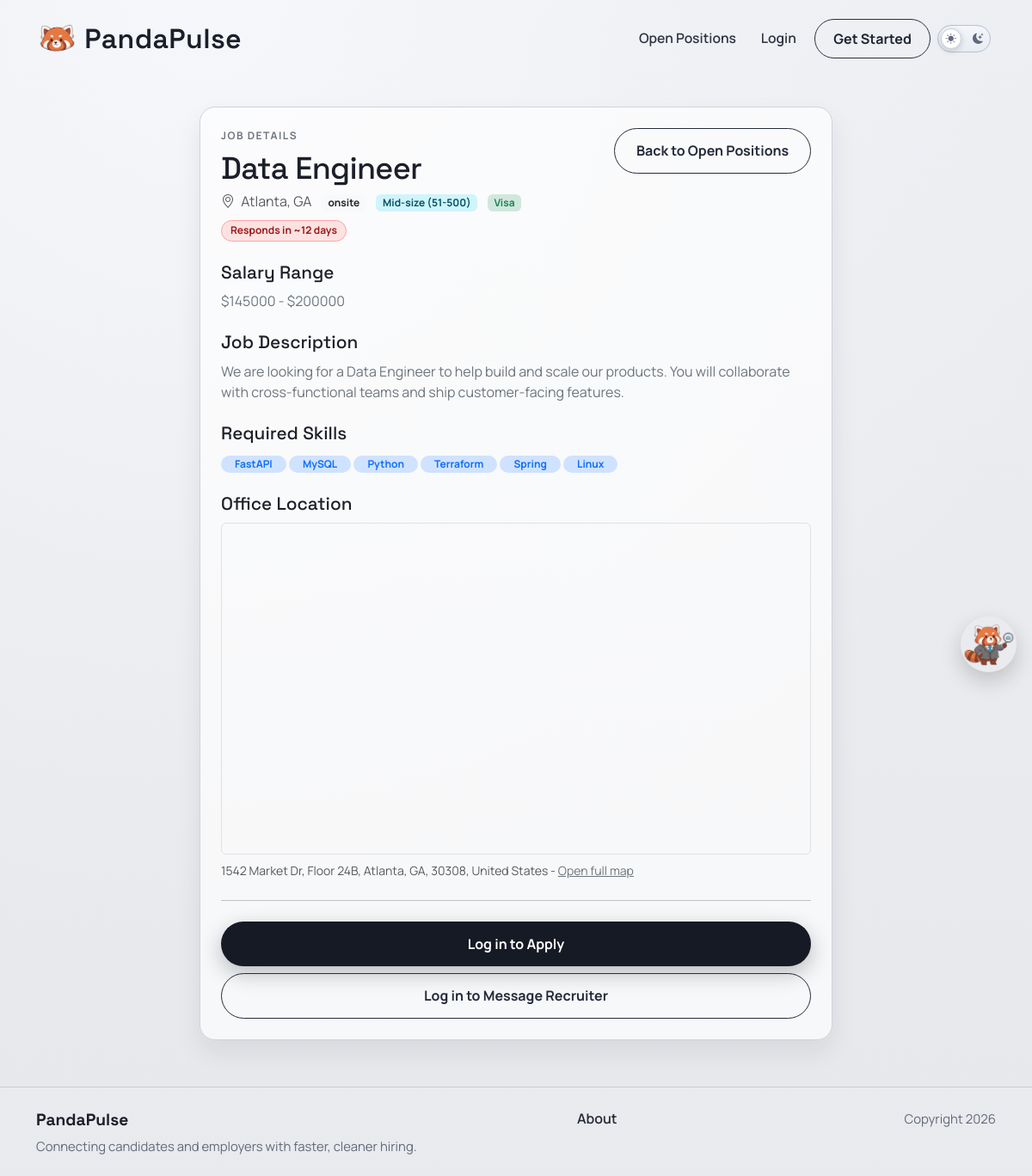
Screenshot of /jobposts/job/106/ with the database file from the repository.
### jobposts/models.py (models this page shows, shortened)
class JobPost(models.Model):
    COMPANY_SIZE_CHOICES = [
        ("small", "Small (1-50)"),
        ("mid_size", "Mid-size (51-500)"),
        ("large", "Large (501-5,000)"),
        ("fortune_500", "Fortune 500"),
        ("startup", "Startup"),
        ("enterprise", "Enterprise"),
        ("other", "Other"),
    ]
    owner = models.ForeignKey(
        settings.AUTH_USER_MODEL,
        on_delete=models.CASCADE,
        related_name='job_posts',
        null=True,
        blank=True,
    )
    title = models.CharField(max_length=200)
    company = models.CharField(max_length=150)
    location = models.CharField(max_length=150)
    pay_range = models.CharField(max_length=100)
    skills = models.CharField(max_length=300, blank=True)
    salary_min = models.IntegerField(null=True, blank=True)
    salary_max = models.IntegerField(null=True, blank=True)
    WORK_SETTING_CHOICES = [
        ("remote", "Remote"),
        ("onsite", "On-site"),
        ("hybrid", "Hybrid"),
    ]
    work_setting = models.CharField(max_length=20, choices=WORK_SETTING_CHOICES, default="onsite")
    company_size = models.CharField(max_length=20, choices=COMPANY_SIZE_CHOICES, default="other")
    visa_sponsorship = models.BooleanField(default=False)
    description = models.TextField()
    created_at = models.DateTimeField(auto_now_add=True)

### map/models.py (models this page shows, shortened)
class OfficeLocation(models.Model):
    job_post = models.OneToOneField(
        'jobposts.JobPost',
        on_delete=models.CASCADE,
        related_name='office_location',
    )
    address_line_1 = models.CharField(max_length=255, blank=True)
    address_line_2 = models.CharField(max_length=255, blank=True)
    city = models.CharField(max_length=100, blank=True)
    state = models.CharField(max_length=100, blank=True)
    postal_code = models.CharField(max_length=20, blank=True)
    country = models.CharField(max_length=100, blank=True, default='United States')
    latitude = models.DecimalField(
        max_digits=9,
        decimal_places=6,
        validators=[
            MinValueValidator(Decimal('-90')),
            MaxValueValidator(Decimal('90')),
        ],
    )
    longitude = models.DecimalField(
        max_digits=9,
        decimal_places=6,
        validators=[
            MinValueValidator(Decimal('-180')),
            MaxValueValidator(Decimal('180')),
        ],
    )
    class Meta:
        ordering = ['job_post_id']
    @property
    def full_address(self):
        parts = [
            self.address_line_1,
            self.address_line_2,
            self.city,
            self.state,
            self.postal_code,
            self.country,
        ]
        return ', '.join([part for part in parts if part])
    @property
    def osm_embed_url(self):
        lat = float(self.latitude)
        lon = float(self.longitude)
        return f'https://maps.google.com/maps?q={lat},{lon}&z=15&output=embed'

### jobposts/views.py (the view, shortened to what this page needs)
# urls.py: path('job/<int:post_id>/', views.job_detail, name='jobposts.detail'),
def job_detail(request, post_id):
    job = get_object_or_404(JobPost.objects.select_related('office_location'), pk=post_id)
    job.response_sla = build_response_sla_by_employer_ids([job.owner_id]).get(job.owner_id)
    has_applied = False
    skill_overlap_percent = None
    has_profile_resume = False
    profile_resume_name = ""
    return render(request, 'jobposts/job_detail.html', {
        'job': job,
        'has_applied': has_applied,
        'skill_overlap_percent': skill_overlap_percent,
        'job_skill_list': _skill_list(job.skills),
        'has_profile_resume': has_profile_resume,
        'profile_resume_name': profile_resume_name,
        'current_url': current_request_url(request),
        'back_navigation': build_back_navigation(
            request,
            reverse('jobposts.search'),
            default_label='Open Positions',
        ),
    })

### accounts/context_processors.py (called while the page is built)
def can_post_job(request):
    if not request.user.is_authenticated:
        return {"can_post_job": False}
    is_employer = Profile.objects.filter(
        user=request.user,
        account_type=Profile.AccountType.EMPLOYER,
    ).exists()
    return {"can_post_job": is_employer}

### jobposts/views.py (called while the page is built)
def _skill_list(raw_value):
    if not raw_value:
        return []
    seen = set()
    ordered = []
    for token in str(raw_value).replace(";", ",").split(","):
        skill = token.strip()
        if not skill:
            continue
        key = skill.lower()
        if key in seen:
            continue
        seen.add(key)
        ordered.append(skill)
    return ordered

### project2/navigation.py (called while the page is built)
def safe_local_navigation_url(request, candidate_url):
    candidate_url = (candidate_url or "").strip()
    if not candidate_url:
        return ""
    if not url_has_allowed_host_and_scheme(
        candidate_url,
        allowed_hosts={request.get_host()},
        require_https=request.is_secure(),
    ):
        return ""
    parsed = urlsplit(candidate_url)
    safe_url = parsed.path or "/"
    if parsed.query:
        safe_url = f"{safe_url}?{parsed.query}"
    if parsed.fragment:
        safe_url = f"{safe_url}#{parsed.fragment}"
    return safe_url

def current_request_url(request):
    return safe_local_navigation_url(request, request.get_full_path()) or "/"

def navigation_label_for_url(url, default_label="Dashboard"):
    parsed = urlsplit((url or "").strip())
    path = parsed.path or "/"
    query = parse_qs(parsed.query)
    try:
        match = resolve(path)
    except Resolver404:
        return default_label
    if match.view_name == "jobposts.dashboard":
        tab = (query.get("tab") or [""])[0]
        return DASHBOARD_TAB_LABELS.get(tab, "Dashboard")
    return VIEW_LABELS.get(match.view_name, default_label)

### project2/response_sla.py (called while the page is built)
def format_response_time_window(avg_hours):
    if avg_hours < 24:
        rounded_hours = max(1, int(round(avg_hours)))
        label = "hour" if rounded_hours == 1 else "hours"
        return f"~{rounded_hours} {label}"
    rounded_days = max(1, int(round(avg_hours / 24)))
    label = "day" if rounded_days == 1 else "days"
    return f"~{rounded_days} {label}"

def response_sla_tone(avg_hours):
    if avg_hours < 49:
        return "green"
    if avg_hours > 7 * 24:
        return "red"
    return "yellow"

### jobposts/templates/jobposts/job_detail.html (shortened to what this page needs)
{% extends 'base.html' %}
{% load humanize %}
{% block content %}
<section class="page-shell job-detail-page">
  <div class="container">
    <div class="row justify-content-center">
      <div class="col-md-10 col-lg-8">
        <div class="surface-card">
          <div class="d-flex justify-content-between align-items-start mb-4 flex-wrap gap-2">
            <div>
              <p class="page-kicker mb-2">Job details</p>
              <h1 class="page-title page-title-sm mb-1">{{ job.title }}</h1>
              <p class="text-muted mb-0">
                <i class="bi bi-geo-alt me-1"></i> {{ job.location }}
                <span class="badge bg-light text-dark ms-2">{{ job.work_setting }}</span>
                <span class="badge bg-info-subtle text-info-emphasis ms-2">{{ job.get_company_size_display }}</span>
                {% if job.visa_sponsorship %}
                  <span class="badge bg-success-subtle text-success ms-2">Visa</span>
                {% endif %}
              </p>
              {% if job.response_sla %}
                <div class="mt-2">
                  <span class="sla-badge {{ job.response_sla.css_class }}">
                    {{ job.response_sla.label }}
                  </span>
                </div>
              {% endif %}
            </div>
            <a href="{{ back_navigation.url }}" class="secondary-btn">{{ back_navigation.text }}</a>
          </div>
          <div class="mb-4">
            <h5 class="surface-title">Salary Range</h5>
            {% if job.salary_min or job.salary_max %}
              <p class="text-secondary mb-0">
                {% if job.salary_min %}${{ job.salary_min }}{% endif %}
                {% if job.salary_min and job.salary_max %} - {% endif %}
                {% if job.salary_max %}${{ job.salary_max }}{% endif %}
              </p>
            {% else %}
              <p class="text-secondary mb-0">Not specified</p>
            {% endif %}
          </div>
          <div class="mb-4">
            <h5 class="surface-title">Job Description</h5>
            <p class="text-secondary" style="white-space: pre-wrap;">{{ job.description }}</p>
          </div>
          <div class="mb-4">
            <h5 class="surface-title">Required Skills</h5>
            <div>
              {% if job_skill_list %}
                {% for skill in job_skill_list %}
                  <span class="badge bg-primary-subtle text-primary rounded-pill px-3">{{ skill }}</span>
                {% endfor %}
              {% endif %}
            </div>
          </div>
          {% if job.office_location %}
            <div class="mb-4">
              <h5 class="surface-title">Office Location</h5>
              <div class="ratio ratio-16x9 rounded overflow-hidden border">
                <iframe title="Office location map" src="{{ job.office_location.osm_embed_url }}" loading="lazy"></iframe>
              </div>
              <p class="small text-muted mt-2 mb-0">
                {% if job.office_location.full_address %}{{ job.office_location.full_address }} - {% endif %}
                <a href="{% url 'map.job_location' job.id %}?return_to={{ current_url|urlencode }}" class="link-secondary">Open full map</a>
              </p>
            </div>
          {% endif %}
          <hr class="my-4">
          <div class="d-grid gap-2">
            {% if not user.is_authenticated %}
              <a href="{% url 'accounts.login' %}" class="primary-btn border-0">Log in to Apply</a>
            {% else %}
              <button type="button" class="primary-btn border-0" data-bs-toggle="modal" data-bs-target="#applyModal">
                <i class="bi bi-send-fill me-2"></i> Apply for this Position
              </button>
            {% endif %}
            {% if job.owner %}
              {% if not user.is_authenticated %}
                <a href="{% url 'accounts.login' %}" class="secondary-btn">Log in to Message Recruiter</a>
              {% elif user != job.owner %}
                <button type="button" class="secondary-btn border-0 message-recruiter-btn" data-bs-toggle="modal" data-bs-target="#messageRecruiterModal">
                  <i class="bi bi-chat-dots me-2"></i> Message Recruiter
                </button>
              {% endif %}
            {% endif %}
          </div>
        </div>
      </div>
    </div>
  </div>
</section>
{% endblock %}

### project2/static/css/style.css (style rules this page uses)
:root { --bg-base: #e7e8eb; --ink: #1c1f29; --ink-muted: #515662; --line: #c3c8d0; --panel: #9fc3df; --panel-2: #c8deef; }
* { box-sizing: border-box; }
body { margin: 0; min-height: 100vh; font-family: "Manrope", sans-serif; color: var(--ink); background: radial-gradient(circle at 20% 0%, #f5f7fb 0%, rgba(245, 247, 251, 0.3) 38%, transparent 65%), linear-gradient(180deg, #eceef2 0%, var(--bg-base) 100%); }
.primary-btn, .secondary-btn, .danger-btn { display: inline-flex; align-items: center; justify-content: center; text-decoration: none; border-radius: 999px; font-weight: 700; padding: 0.85rem 1.55rem; min-width: 158px; transition: transform 0.22s ease, box-shadow 0.22s ease, background 0.22s ease; }
.primary-btn { background: #161a25; color: #fff; box-shadow: 0 8px 24px rgba(22, 26, 37, 0.28); }
.secondary-btn { border: 1.3px solid #252b3b; color: #252b3b; }
.page-shell { padding: 2.1rem 0 3.4rem; }
.page-title { font-family: "Space Grotesk", sans-serif; font-size: clamp(2rem, 4.8vw, 3.2rem); letter-spacing: -0.02em; margin-bottom: 0.7rem; }
.page-title-sm { font-size: clamp(1.65rem, 3.5vw, 2.25rem); }
.page-kicker { text-transform: uppercase; letter-spacing: 0.12em; font-size: 0.75rem; font-weight: 700; color: #6f7480; }
.surface-card { background: rgba(255, 255, 255, 0.68); border: 1px solid #cfd3da; border-radius: 18px; padding: 1.5rem; box-shadow: 0 14px 30px rgba(18, 23, 36, 0.08); }
.surface-title { font-family: "Space Grotesk", sans-serif; font-size: 1.3rem; margin-bottom: 0.55rem; }
.sla-badge { display: inline-flex; align-items: center; justify-content: center; text-align: center; border-radius: 999px; border: 1px solid transparent; padding: 0.26rem 0.62rem; font-size: 0.75rem; font-weight: 700; line-height: 1.2; white-space: nowrap; }
.sla-badge.is-red { background: #fee2e2; color: #991b1b; border-color: #fca5a5; }

### project2/static/mascot/panda.css (style rules this page uses)
:root { --panda-size: 65px; --panda-z: 9999; --panda-shadow: 0 10px 25px rgba(0, 0, 0, .18); --panda-gap: 10px; --panda-bubble-bg: rgba(0, 0, 0, .82); --panda-bubble-color: #fff; --panda-bubble-radius: 12px; --panda-bubble-font: 12px; --panda-bubble-pad-y: 10px; --panda-bubble-pad-x: 30px; --panda-bubble-maxw: 350px; }

### rows the page displays
JobPost: title "Data Engineer", location "Atlanta, GA", work_setting "onsite", company_size "Mid-size (51-500)", response_sla.label "Responds in ~12 days", salary_min "145000", salary_max "200000", description "We are looking for a Data Engineer to help build and scale our products. You will collaborate with cross-functional teams and ship customer-facing features.", office_location.full_address "1542 Market Dr, Floor 24B, Atlanta, GA, 30308, United States"

### other values shown
{{ back_navigation.text }} "Back to Open Positions"
{{ skill }} "FastAPI" "MySQL" "Python" "Terraform" "Spring" "Linux"
